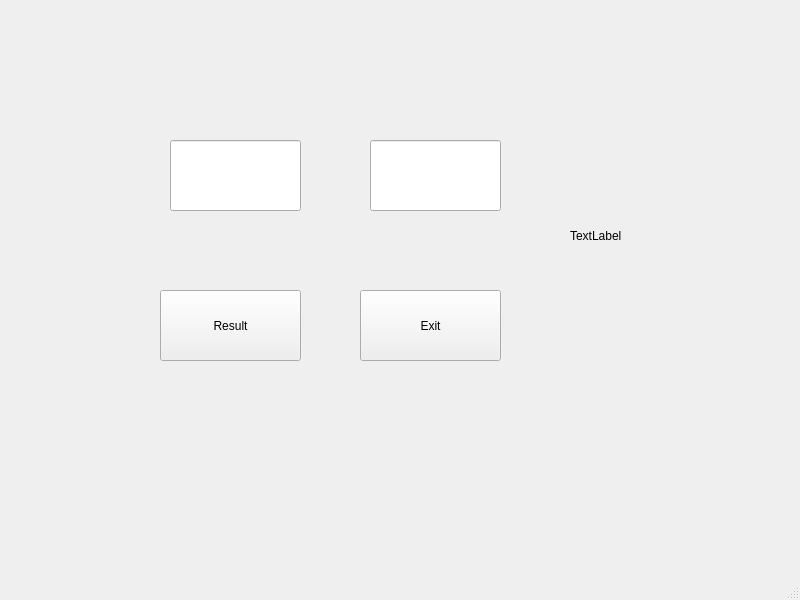
<?xml version="1.0" encoding="UTF-8"?>
<ui version="4.0">
 <class>MainWindow</class>
 <widget class="QMainWindow" name="MainWindow">
  <property name="geometry">
   <rect>
    <x>0</x>
    <y>0</y>
    <width>800</width>
    <height>600</height>
   </rect>
  </property>
  <property name="windowTitle">
   <string>MainWindow</string>
  </property>
  <widget class="QWidget" name="centralwidget">
   <widget class="QPushButton" name="action">
    <property name="geometry">
     <rect>
      <x>160</x>
      <y>290</y>
      <width>141</width>
      <height>71</height>
     </rect>
    </property>
    <property name="text">
     <string>Result</string>
    </property>
   </widget>
   <widget class="QPushButton" name="exit">
    <property name="geometry">
     <rect>
      <x>360</x>
      <y>290</y>
      <width>141</width>
      <height>71</height>
     </rect>
    </property>
    <property name="text">
     <string>Exit</string>
    </property>
   </widget>
   <widget class="QLabel" name="Result">
    <property name="geometry">
     <rect>
      <x>570</x>
      <y>190</y>
      <width>121</width>
      <height>91</height>
     </rect>
    </property>
    <property name="text">
     <string>TextLabel</string>
    </property>
   </widget>
   <widget class="QLineEdit" name="num1">
    <property name="geometry">
     <rect>
      <x>170</x>
      <y>140</y>
      <width>131</width>
      <height>71</height>
     </rect>
    </property>
   </widget>
   <widget class="QLineEdit" name="num2">
    <property name="geometry">
     <rect>
      <x>370</x>
      <y>140</y>
      <width>131</width>
      <height>71</height>
     </rect>
    </property>
   </widget>
  </widget>
  <widget class="QMenuBar" name="menubar">
   <property name="geometry">
    <rect>
     <x>0</x>
     <y>0</y>
     <width>800</width>
     <height>33</height>
    </rect>
   </property>
  </widget>
  <widget class="QStatusBar" name="statusbar"/>
 </widget>
 <resources/>
 <connections/>
</ui>
